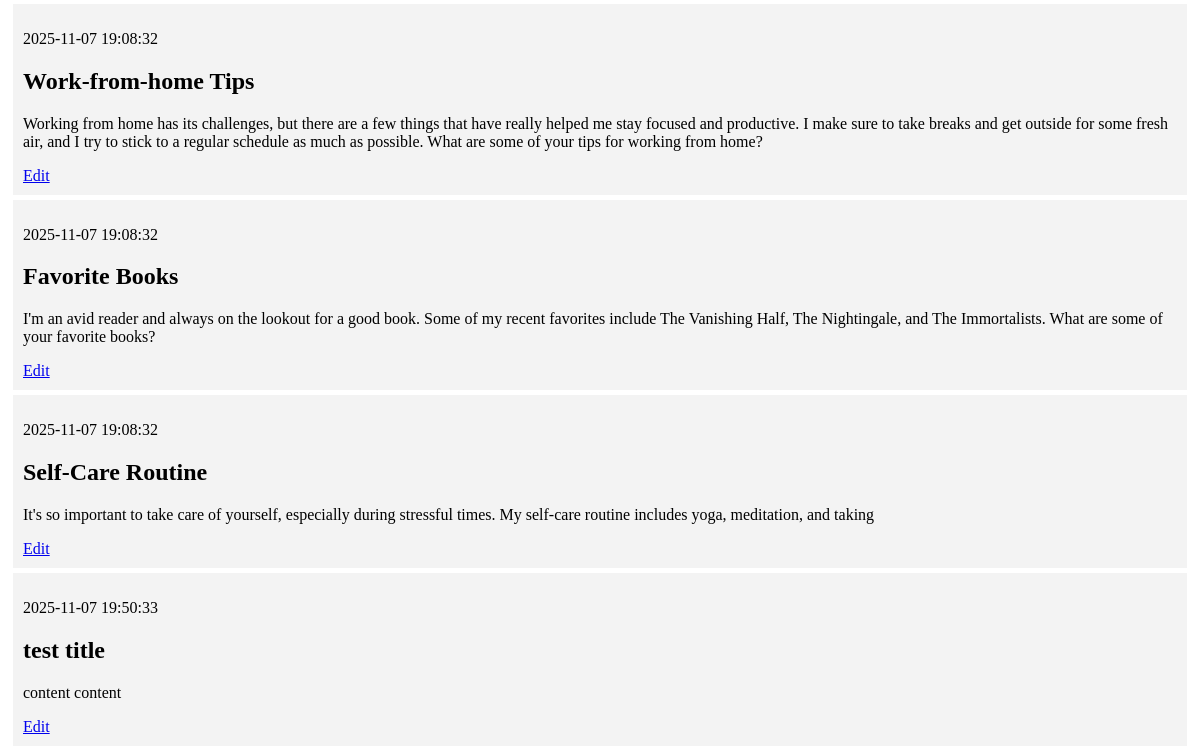
Before: / (lower part) with the older database file.
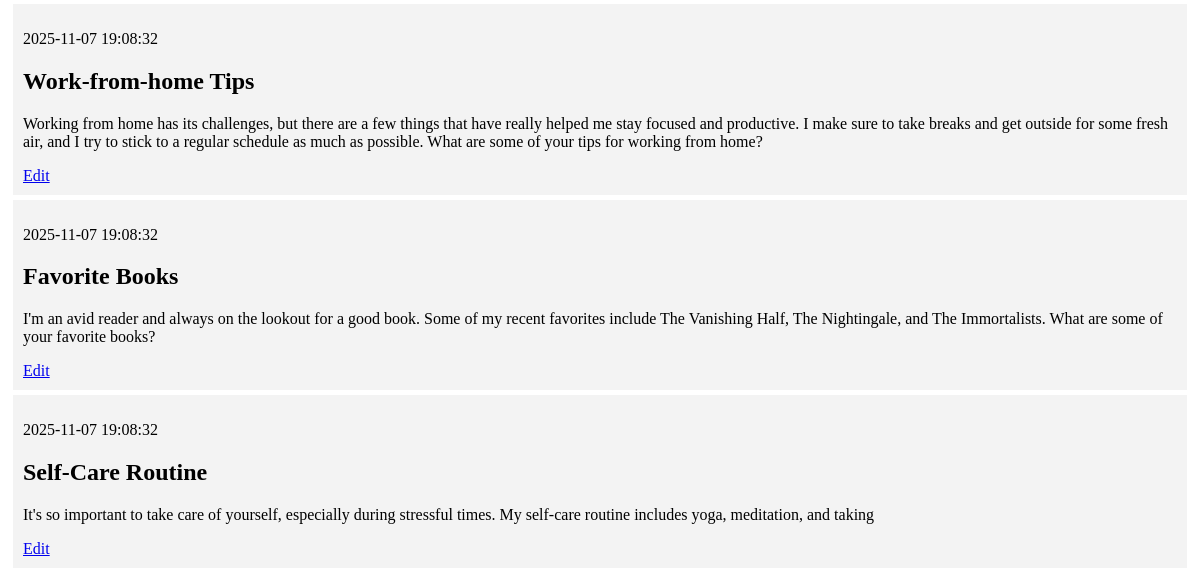
After: the same page with the newer database file.
### tables this page shows
CREATE TABLE posts (
    id INTEGER PRIMARY KEY AUTOINCREMENT,
    created TIMESTAMP NOT NULL DEFAULT CURRENT_TIMESTAMP,
    title TEXT NOT NULL,
    content TEXT NOT NULL
);

### app.py (the view)
@app.route('/')
def index():
    conn = get_db_connection()
    posts = conn.execute('SELECT * FROM posts').fetchall()
    conn.close()
    return render_template('index.html', posts=posts)

### app.py (called while the page is built)
def get_db_connection():
    conn = sqlite3.connect('database.db')
    conn.row_factory = sqlite3.Row
    return conn

### templates/index.html (shortened to what this page needs)
{% extends 'base.html' %}
{% block content %}
    {% for post in posts %}
        <div class='post'>
            <p>{{ post['created'] }}</p>
            <h2>{{ post['title'] }}</h2>
            <p>{{ post['content'] }}</p>
            <a href="{{ url_for('edit', id=post['id']) }}">Edit</a>
        </div>
    {% endfor %}
{% endblock %}

Changed rows visible on the page:
removed posts: created "2025-11-07 19:50:33", title "test title", content "content content"
